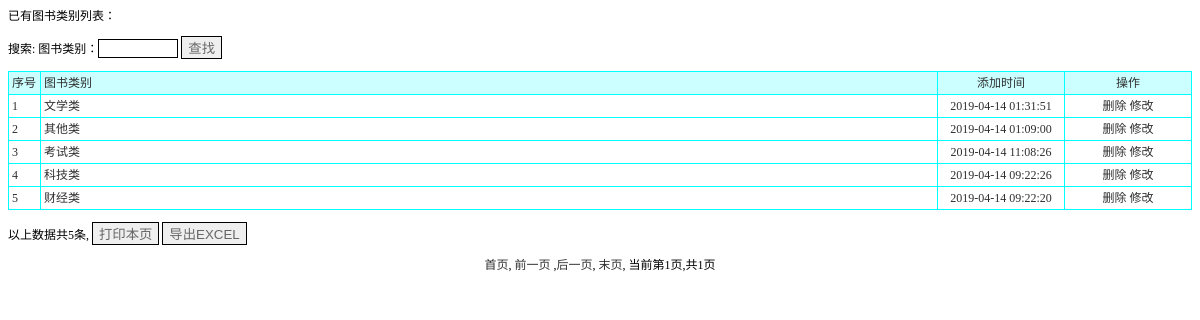
Page /shangpinleibie_list.php on the committed database.
### tables this page shows
CREATE TABLE `shangpinleibie` (
  `id` int(11) NOT NULL AUTO_INCREMENT,
  `shangpinleibie` varchar(50) DEFAULT NULL,
  `addtime` timestamp NOT NULL DEFAULT CURRENT_TIMESTAMP,
  PRIMARY KEY (`id`)
);

### shangpinleibie_list.php (the view, shortened to what this page needs)
<!DOCTYPE html PUBLIC "-//W3C//DTD XHTML 1.0 Transitional//EN" "http://www.w3.org/TR/xhtml1/DTD/xhtml1-transitional.dtd">
<html xmlns="http://www.w3.org/1999/xhtml">
<head>
<link rel="stylesheet" href="css.css" type="text/css">
</head>
<body>
<p>已有图书类别列表：</p>
<form id="form1" name="form1" method="post" action="">
  搜索: 图书类别：<input name="shangpinleibie" type="text" id="shangpinleibie" style='border:solid 1px #000000; color:#666666;width:80px' />
  <input type="submit" name="Submit" value="查找" style='border:solid 1px #000000; color:#666666' />
</form>
<table width="100%" border="1" align="center" cellpadding="3" cellspacing="1" bordercolor="#00FFFF" style="border-collapse:collapse">
  <tr>
    <td width="25" bgcolor="#CCFFFF">序号</td>
    <td bgcolor='#CCFFFF'>图书类别</td>
    <td width="120" align="center" bgcolor="#CCFFFF">添加时间</td>
    <td width="120" align="center" bgcolor="#CCFFFF">操作</td>
  </tr>
  <?php
    $sql="select * from shangpinleibie where 1=1";
  $sql=$sql." order by id desc";
$query=mysql_query($sql);
  $rowscount=mysql_num_rows($query);
  if($rowscount==0)
  {}
  else
  {
  $pagelarge=10;
  $pagecurrent=$_GET["pagecurrent"];
  if($rowscount%$pagelarge==0)
  {
		$pagecount=$rowscount/$pagelarge;
  }
  else
  {
   		$pagecount=intval($rowscount/$pagelarge)+1;
  }
  if($pagecurrent=="" || $pagecurrent<=0)
{
	$pagecurrent=1;
}
		$ddddd=$pagecurrent*$pagelarge;
	if($pagecurrent==$pagecount)
	{
		if($rowscount%$pagelarge==0)
		{
		$ddddd=$pagecurrent*$pagelarge;
		}
		else
		{
		$ddddd=$pagecurrent*$pagelarge-$pagelarge+$rowscount%$pagelarge;
		}
	}
	for($i=$pagecurrent*$pagelarge-$pagelarge;$i<$ddddd;$i++)
{
  ?>
  <tr>
    <td width="25"><?php echo $i+1;?></td>
    <td><?php echo mysql_result($query,$i,shangpinleibie);?></td>
    <td width="120" align="center"><?php echo mysql_result($query,$i,"addtime");?></td>
    <td width="120" align="center"><a href="del.php?id=<?php echo mysql_result($query,$i,"id");?>&tablename=shangpinleibie" onclick="return confirm('真的要删除？')">删除</a> <a href="shangpinleibie_updt.php?id=<?php echo mysql_result($query,$i,"id");?>">修改</a>  </td>
  </tr>
  	<?php
	}
}
?>
</table>
<p>以上数据共<?php echo $rowscount;?>条,
  <input type="button" name="Submit2" onclick="javascript:window.print();" value="打印本页" style='border:solid 1px #000000; color:#666666' /> <input type="button" name="Submit3" onclick="javascript:location.href='shangpinleibie_listxls.php';" value="导出EXCEL" style='border:solid 1px #000000; color:#666666' />
</p>
<p align="center"><a href="shangpinleibie_list.php?pagecurrent=1">首页</a>, <a href="shangpinleibie_list.php?pagecurrent=<?php echo $pagecurrent-1;?>">前一页</a> ,<a href="shangpinleibie_list.php?pagecurrent=<?php echo $pagecurrent+1;?>">后一页</a>, <a href="shangpinleibie_list.php?pagecurrent=<?php echo $pagecount;?>">末页</a>, 当前第<?php echo $pagecurrent;?>页,共<?php echo $pagecount;?>页 </p>
</body>
</html>

### css.css (style rules this page uses)
A:link { color: #2f2f2f; text-decoration: none; }
td { font-family:"宋体"; font-size: 12px; color: #2f2f2f; line-height: 16px; }

### rows in the picture
shangpinleibie: shangpinleibie "文学类", addtime "2019-04-14 01:31:51"
shangpinleibie: shangpinleibie "其他类", addtime "2019-04-14 01:09:00"
shangpinleibie: shangpinleibie "考试类", addtime "2019-04-14 11:08:26"
shangpinleibie: shangpinleibie "科技类", addtime "2019-04-14 09:22:26"
shangpinleibie: shangpinleibie "财经类", addtime "2019-04-14 09:22:20"

### other values in the picture
$rowscount "5"
$pagecurrent "1"
$pagecount "1"
